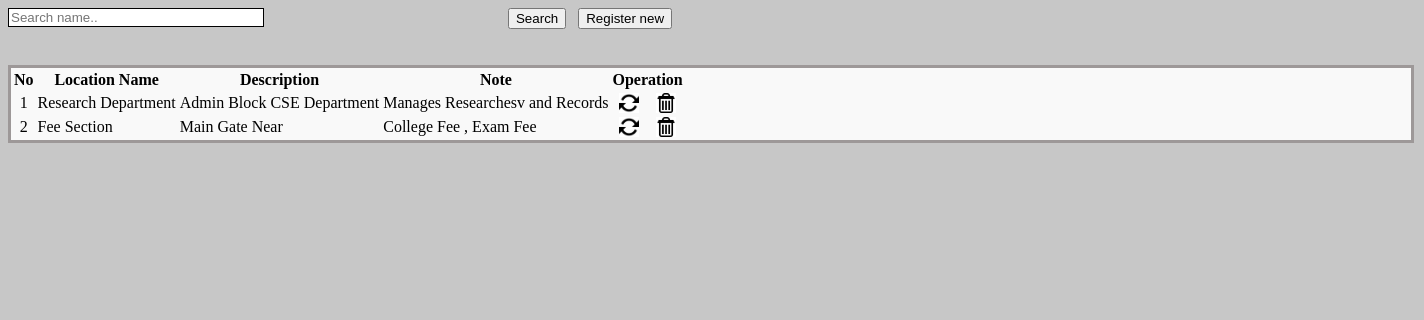
/View_location.php, run on the app's committed database.
### tables this page shows
CREATE TABLE `location_tb` (
  `loca_id` int(10) UNSIGNED NOT NULL,
  `l_name` varchar(100) NOT NULL,
  `description` text NOT NULL,
  `note` varchar(150) NOT NULL
);

### View_location.php (the view, shortened to what this page needs)
<!DOCTYPE html PUBLIC "-//W3C//DTD XHTML 1.0 Transitional//EN" "http://www.w3.org/TR/xhtml1/DTD/xhtml1-transitional.dtd">
<html xmlns="http://www.w3.org/1999/xhtml">
<head>
<link rel="stylesheet" type="text/css" href="css/style_view.css" />
</head>
<body>
<div class="btn_pos">
        <form method="post">
            <input type="text" name="searchtxt" class="input_box_pos form-control" placeholder="Search name.." />
            <div class="btn_pos_search">
            <input type="submit" class="btn btn-primary btn-large" name="btnsearch" value="Search"/>&nbsp;&nbsp;
            <a href="?tag=location_entry"><input type="button" class="btn btn-large btn-primary" value="Register new" name="butAdd"/></a>
            </div>
        </form>
    </div><br><br>
<div class="table_margin">
<table class="table table-bordered">
        <thead>
            <tr>
            <th style="text-align: center;">No</th>
            <th style="text-align: center;">Location Name</th>
            <th style="text-align: center;">Description</th>
            <th style="text-align: center;">Note</th>
            <th style="text-align: center;" colspan="2">Operation</th>
      	</tr>
        	 <?php
			 $key="";
			if($key !="")
				$sql_sel=mysqli_query($conn,"SElECT * FROM location_tb WHERE  l_name  like '%$key%' ");
			else
			 $sql_sel=mysqli_query($conn,"SELECT * FROM location_tb");
			 $i=0;
			while($row=mysqli_fetch_array($sql_sel)){
				$i++;
			?>
			<tr>
				<td align="center"><?php echo $i;?></td>
				<td><?php echo $row['l_name'];?></td>
				<td><?php echo $row['description'];?></td>
                <td><?php echo $row['note'];?></td>
				<td align="center"><a href="?tag=location_entry&opr=upd&rs_id=<?php echo $row['loca_id'];?>" title="Upate"><img style="-webkit-box-shadow: 0px 0px 0px 0px rgba(50, 50, 50, 0.75);-moz-box-shadow:    0px 0px 0px 0px rgba(50, 50, 50, 0.75);box-shadow:         0px 0px 0px 0px rgba(50, 50, 50, 0.75);" src="picture/update.png" height="20" alt="Update" /></a></td>
            <td align="center"><a href="?tag=view_location&opr=del&rs_id=<?php echo $row['loca_id'];?>" title="Delete"><img style="-webkit-box-shadow: 0px 0px 0px 0px rgba(50, 50, 50, 0.75);-moz-box-shadow:    0px 0px 0px 0px rgba(50, 50, 50, 0.75);box-shadow:         0px 0px 0px 0px rgba(50, 50, 50, 0.75);" src="picture/delete.jpg" height="20" alt="Delete" /></a></td>
			</tr>
<?php
}
?>
    </table>
        </div>
</body>
</html>

### css/style_view.css (style rules this page uses)
body { background-color: #c7c7c7; }
.table_margin { background-color: #f9f9f9; }
.table_margin { width: 1400px; border: 3px solid #9d9898; }
.btn_pos { text-align: center; }
.input_box_pos { width: 250px; border: 1px solid black; float: left; }
.btn_pos { margin-right: 500px; }

### data on the page
location_tb: l_name "Research Department", description "Admin Block CSE Department", note "Manages Researchesv and Records"
location_tb: l_name "Fee Section", description "Main Gate Near", note "College Fee , Exam Fee"
